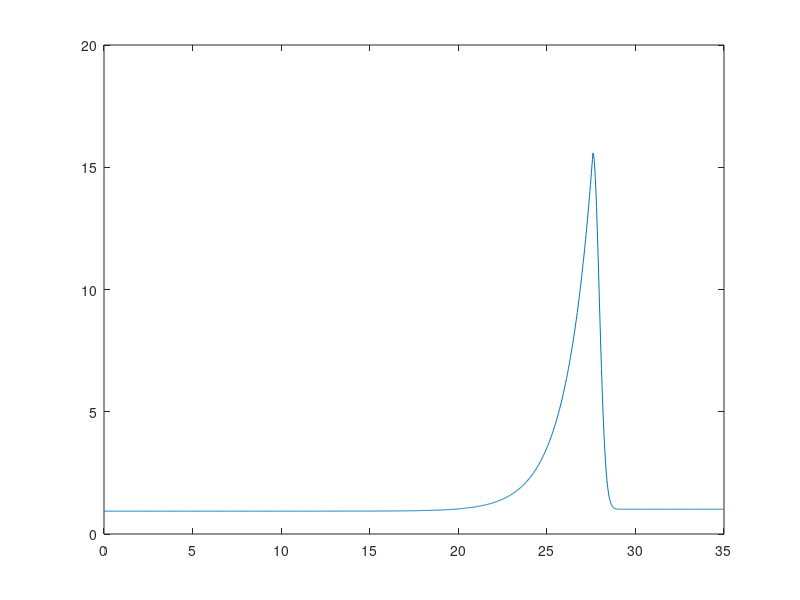

Here is the MATLAB script that generated this plot: (Note: this script raises an error after producing the figure.)
%% PCM Curve
Tp = 27.6;
T1 = linspace(0,27.6, 1000);
T2 = linspace(27.6, 35, 400);
C1 = 1200 + 18800*exp((-(Tp-T1)./1.5));
C2 = 1300 + 18700*exp((-4*(Tp-T2).^2));
PCM = [C1,C2];
temp = [T1, T2];
PCM = PCM/1000;
plot(temp, PCM, 'linewidth',2)
hold on
Tp = 24.5;
T1 = linspace(0,24.5, 1000);
T2 = linspace(24.5, 35, 400);
C1 = 1200 + 18800*exp((-(Tp-T1)./1.5));
C2 = 1300 + 18700*exp((-4*(Tp-T2).^2));
PCM = [C1,C2];
temp = [T1, T2];
PCM = PCM/1000;
plot(temp, PCM, '--b', 'linewidth',2)
hold on
ylabel('C (kJ.kg^{-1}.K^{-1})');
xlabel('Temperature ({\circ}C)');
ylim([0 25]);
xlim([15 35]);
set(gcf,'color','white')
set(gca,...
'Units','normalized',...
'FontUnits','points',...
'FontWeight','normal',...
'FontSize',10)
hold off

%% PCM Curve KWH
Tp = 27.6;
T1 = linspace(0,27.6, 1000);
T2 = linspace(27.6, 35, 400);
C1 = 1200 + 18800*exp((-(Tp-T1)./1.5));
C2 = 1300 + 18700*exp((-4*(Tp-T2).^2));
PCM = [C1,C2];
temp = [T1, T2];
PCM = PCM*2805/3600000;
plot(temp, PCM)
xline(22,'--')
xline(28.5,'--')
ylabel('C (kWh.K^{-1})');
xlabel('Temperature (C{\circ})');
xlim([15 35]);
set(gcf,'color','white')

%% TOU
costTOU = [0.21340 0.21340 0.21340 0.21340 0.21340 0.21340...
        0.21340 0.38588 0.38588 0.37147 0.37147 0.37147...
        0.37147 0.37147 0.37147 0.37147 0.37147 0.38588...
        0.38588 0.38588 0.37147 0.37147 0.21340 0.21340];
A = [0.21340];
B = [0.38588];
C = [0.37147];
costTOU = [repmat(A,1,700), repmat(B,1,200),repmat(C,1,800),repmat(B,1,300),repmat(C,1,200),repmat(A,1,200)];
plot(costTOU, 'linewidth', 2)

ylabel('Tariff ($/kWh)');
xlabel('Time of Day');
xlim([1 2400])
xticks([600, 1200, 1800, 2400]);
xticklabels({'6am','12pm', '6pm', '12am'});
set(gcf,'color','white')
set(gca,...
'Units','normalized',...
'FontUnits','points',...
'FontWeight','normal',...
'FontSize',10)

%% PCMFIT
Tp = 27.6;
T1 = linspace(0,27.6, 1000);
T2 = linspace(27.6, 35, 400);
C1 = 1200 + 18800*exp((-(Tp-T1)./1.5));
C2 = 1300 + 18700*exp((-4*(Tp-T2).^2));
PCM = [C1,C2];
temp = [T1, T2];
PCM = PCM/1000;
load fitresult
Tpcm_fit = temp;
p1 = fitresult.p1; p2 = fitresult.p2; p3 = fitresult.p3;
p4 = fitresult.p4; p5 = fitresult.p5; p6 = fitresult.p6;
q1 = fitresult.q1; q2 = fitresult.q2; q3 = fitresult.q3;
q4 = fitresult.q4;

c_pcm_fit = (p1*Tpcm_fit.^5 +p2*Tpcm_fit.^4 + p3*Tpcm_fit.^3 + p4*Tpcm_fit.^2 + p5*Tpcm_fit + p6) ./ (Tpcm_fit.^4 + q1*Tpcm_fit.^3 + q2*Tpcm_fit.^2 + q3*Tpcm_fit + q4);

plot(temp, PCM, 'linewidth', 2)
hold on
plot(Tpcm_fit,c_pcm_fit/1000,'--', 'linewidth', 2)
ylabel({'C (kJ.kg^{-1}.K^{-1})'});
xlabel({'Temperature ({\circ}C)'});
legend({'PCM Curve', 'Fitted Curve'})

ylim([0 25]);
xlim([15 35]);
set(gcf,'color','white')
set(gca,...
'Units','normalized',...
'FontUnits','points',...
'FontWeight','normal',...
'FontSize',10)

%% Training Results
load trainingstats_7_10_2

reward = trainingStats.EpisodeReward;

plot(reward)
hold on
plot(movmean(reward,[0,30]), 'LineWidth',2)
xlabel('Episode')
ylabel('Reward')
legend('Episode Reward', 'Average Reward')
set(gcf,'color','white')
set(gca,...
'Units','normalized',...
'FontUnits','points',...
'FontWeight','normal',...
'FontSize',24)

%% Testing Data Temp
load('summer_temp.mat');
numDays = 5;
tout = day_data(:,1+27:numDays+27);
tout = reshape(tout,[],1);

plot(tout, 'linewidth', 2)
ylabel('Temperature (^{\circ}C)');
xlim([1 120])
xticks([12:24:120]);
set(gca,...
'Units','normalized',...
'FontUnits','points',...
'FontWeight','normal',...
'FontSize',30)
set(gcf,'color','white')
set(gca,'Xticklabel',[])

%% Testing Data PV
load('PV_output.mat');
numDays = 5;
PV = B{1}(:,1:numDays); 
PV = reshape(PV,[],1);
plot(PV,'linewidth', 2)
ylabel('Power (KW)')
xlim([1 120])
xticks([12:24:120]);
set(gca,...
'Units','normalized',...
'FontUnits','points',...
'FontWeight','normal',...
'FontSize',30)
set(gcf,'color','white')
set(gca,'Xticklabel',[])

%% Testing Data Load
load('load_data.mat');
numDays = 5;
ld = A{1}(:,1:numDays);
ld = reshape(ld,[],1);
plot(ld,'linewidth', 2)
ylabel('Power (KW)')
xlabel('Time of Day');
xlim([1 120])
xticks([12:24:120]);
xticklabels({'12pm', '12pm','12pm', '12pm', '12pm'});
set(gca,...
'Units','normalized',...
'FontUnits','points',...
'FontWeight','normal',...
'FontSize',30)
set(gcf,'color','white')

%% Training Temperature
load summer_temp.mat;
days = day_data(:, 1:31);
days = reshape(days,[],1);
plot(days,'linewidth',2)
ylabel('Temperature ({\circ}C)')
xlabel('Day');

xticks([108, 228, 348, 468, 588, 708]);
xticklabels({'5','10', '15','20','25','30'});
xlim([0,744])
set(gcf,'color','white')
set(gca,...
'Units','normalized',...
'FontUnits','points',...
'FontWeight','normal',...
'FontSize',26)

%% PCM2 with Fit
Tp = 24.5;
T1 = linspace(0,24.5, 1000);
T2 = linspace(24.5, 35, 400);
C1 = 1200 + 18800*exp((-(Tp-T1)./1.5));
C2 = 1300 + 18700*exp((-4*(Tp-T2).^2));
PCM = [C1,C2];
temp = [T1, T2];
PCM = PCM/1000;
load fitresult2
Tpcm_fit = temp;
p1 = fitresult.p1; p2 = fitresult.p2; p3 = fitresult.p3;
p4 = fitresult.p4; p5 = fitresult.p5; p6 = fitresult.p6;
q1 = fitresult.q1; q2 = fitresult.q2; q3 = fitresult.q3;
q4 = fitresult.q4;

c_pcm_fit = (p1*Tpcm_fit.^5 +p2*Tpcm_fit.^4 + p3*Tpcm_fit.^3 + p4*Tpcm_fit.^2 + p5*Tpcm_fit + p6) ./ (Tpcm_fit.^4 + q1*Tpcm_fit.^3 + q2*Tpcm_fit.^2 + q3*Tpcm_fit + q4);

plot(temp, PCM)
hold on
plot(Tpcm_fit,c_pcm_fit/1000)
ylabel('C (kJ.kg^{-1}.K^{-1})');
xlabel('Temperature (C{\circ})');
ylim([0 25]);
xlim([15 30]);
legend('PCM Curve', 'Fitted Curve')
set(gcf,'color','white')






